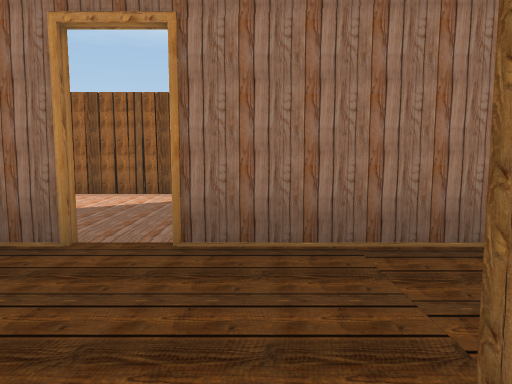
[1] (above)

18 first-person views from a walk through a Unity game level. The camera is 1.3 m above the floor, tilts 6° down and sees 70° across. The floor is counted in squares, 2 m on a side. Each view is taken from the middle of a square. On the plan, view 1 faces up. The plan holds only what a view shows up to about 11 squares ahead; the rest is blank. The place goes on beyond the plan. Some animated figures are not drawn.

[2]
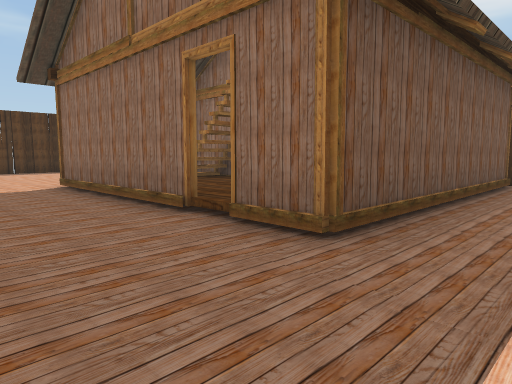

[3]
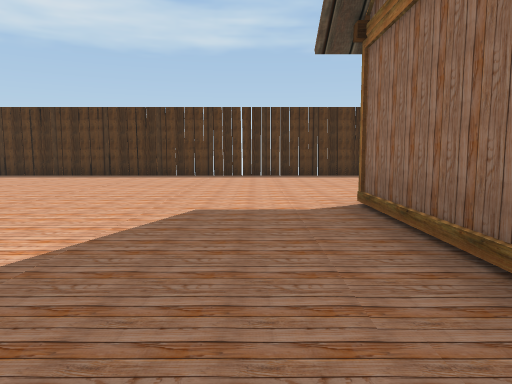

[4]
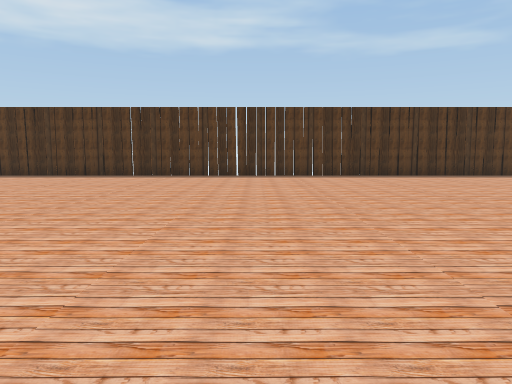

[5]
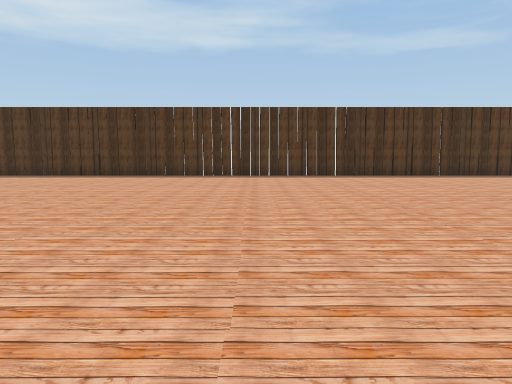

[6]
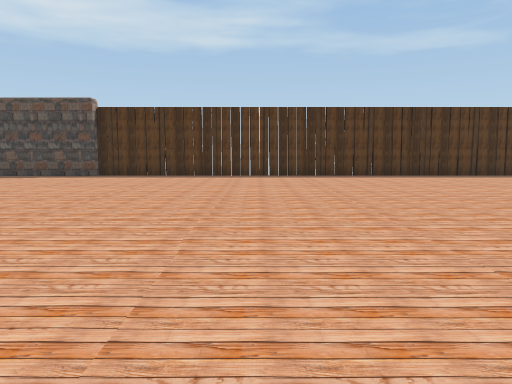

[7]
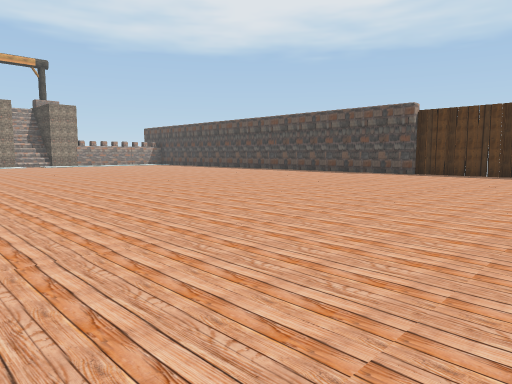

[8]
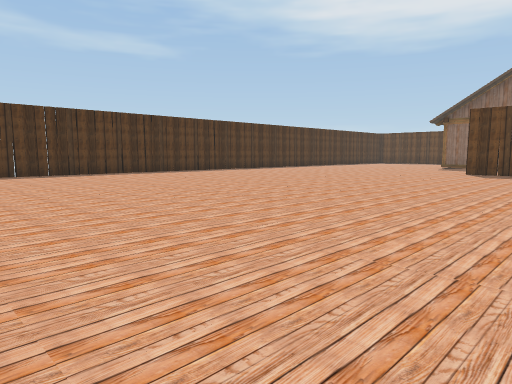

[9]
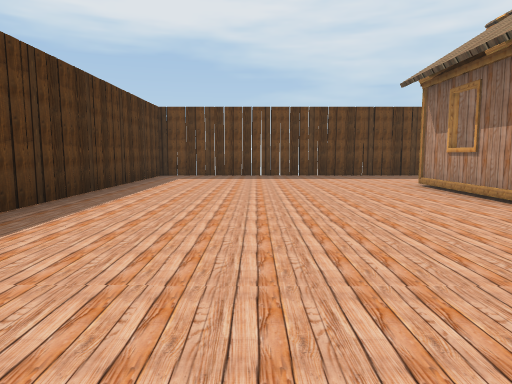

[10]
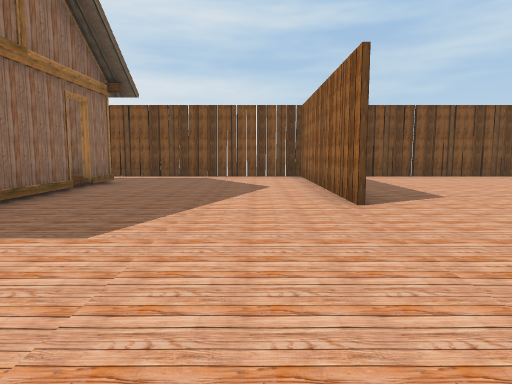

[11]
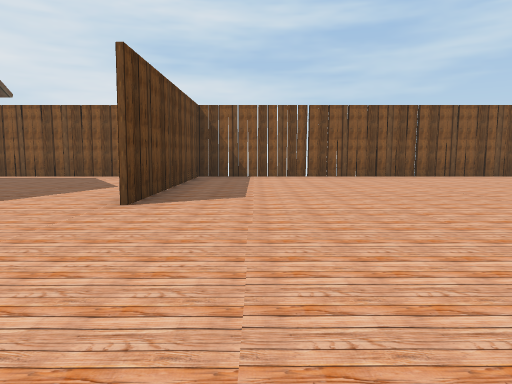

[12]
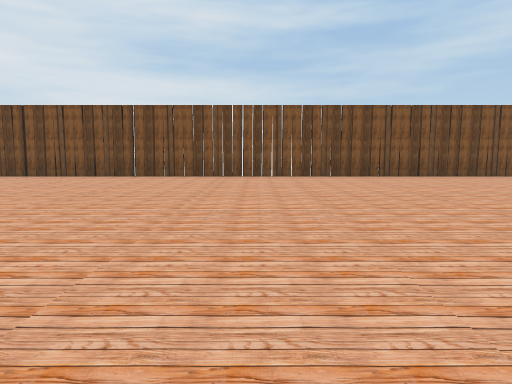

[13]
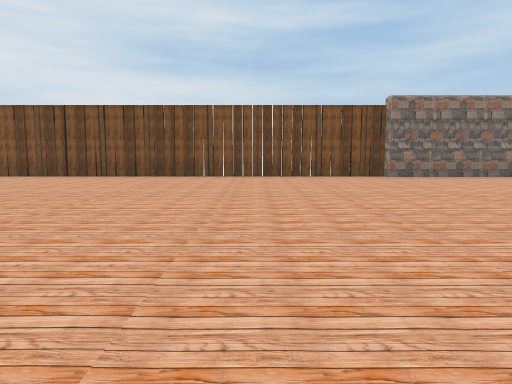

[14]
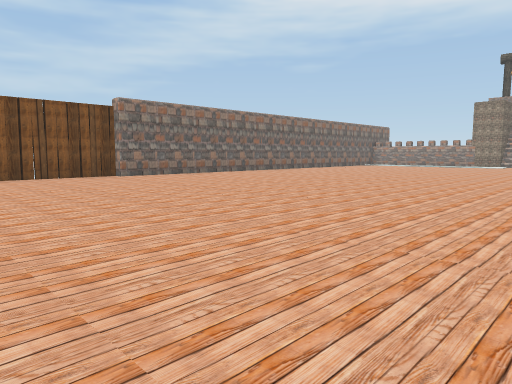

[15]
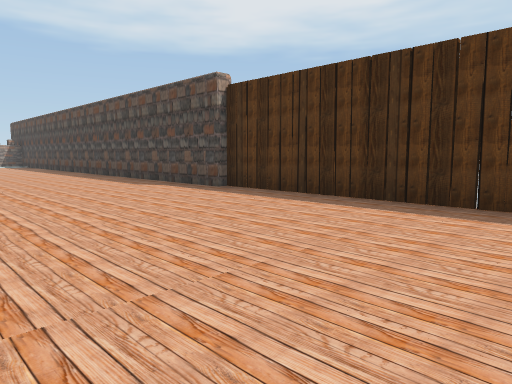

[16]
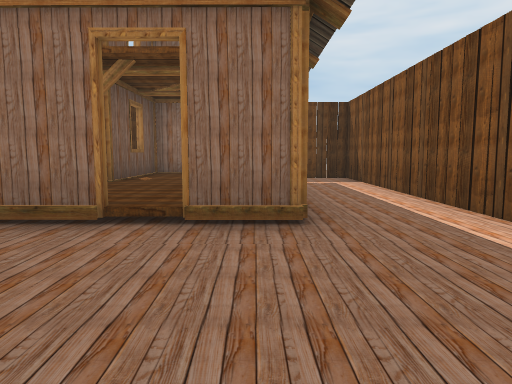

[17]
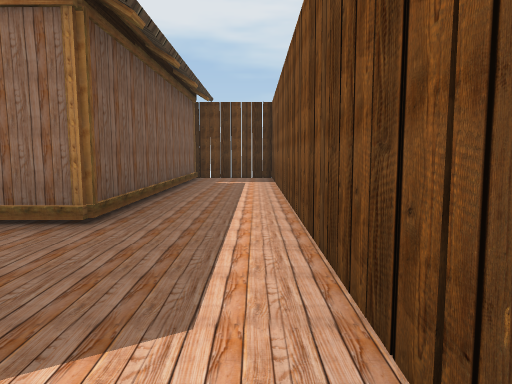

[18]
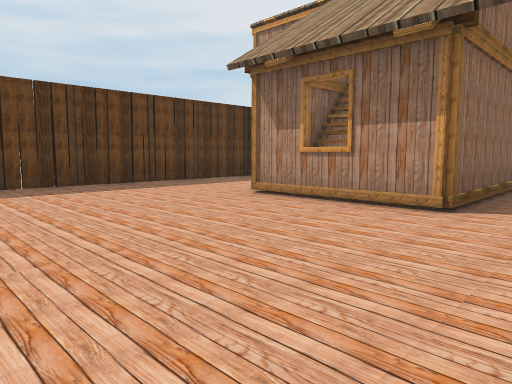

### Floor plan
Key: @ floor where view 1 was taken; # wall or solid block; . main floor; : floor 0.25 m higher than the main floor; H house.
Columns run from 5 left of view 1 to 10 right of it. Each row starts with its distance up from view 1.
 30     ....... ...#
 29 #. ............#
 28 #..............#
 27 #..............#
 26 #..............#
 25 #..............#
 24 #..............#
 23 #..............#
 22 #..............#
 21 #..............#
 20 #..............#
 19 #..............#
 18 #..............#
 17 #..............#
 16 #..............#
 15 #..............#
 14 #..............#
 13 #..............#
 12 #..............#
 11 #..............#
 10 #..............#
  9 #..............#
  8 #..............#
  7 #######........#
  6 #..............#
  5 #..............#
  4 #..............#
  3 #..H.HHHHH.....#
  2 #..H::: :H.....#
  1 #..H    :H.....#
  0 #..H @HHHH.....#
 -1 #..H  H........#
 -2 #..H  H........#
 -3 #..H  H........#
 -4 ################

Positions as (right, up) in squares from view 1, and headings:
1: (0, 0), facing up
2: (-4, 5), facing down-right
3: (-1, 4), facing right
4: (-1, 10), facing right
5: (-1, 16), facing right
6: (-1, 21), facing right
7: (-2, 21), facing up-right
8: (-2, 20), facing down-right
9: (7, 7), facing down
10: (6, 6), facing left
11: (6, 9), facing left
12: (6, 17), facing left
13: (6, 22), facing left
14: (6, 21), facing up-left
15: (5, 20), facing up-right
16: (-2, 6), facing down
17: (-4, 6), facing down
18: (8, 4), facing down-left
